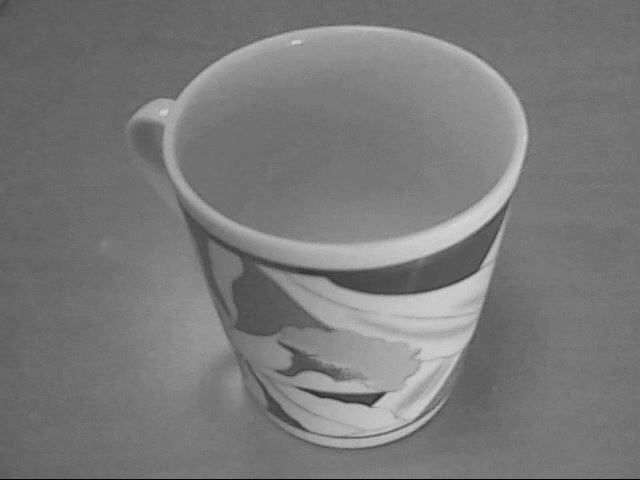
#> input picture cup.bmp, 640 x 480 px; its folder holds only this picture in this run
$ python -i filters.py   (imports and definitions only)   (older library calls are emulated)
#> lines starting #> are read from the running program, lines starting #| are printed output that depends on the picture
#> further down, picture is the input picture: shape (480, 640, 3); min 4, max 212, mean 121.2
__author__ = 'User'
import cv2
import numpy
import utils


# [30 lines left out: functions recolor_rc, recolor_rgv, recolor_cmv, not called in this run]


class VFuncFilter(object):
    """A filter that applies a function to V (or all of BGR)."""
    def __init___(self, v_func=None, d_type=numpy.uint8):
        length = numpy.iinfo(d_type).max + 1
        self._vLookupArray = utils.createdLookupArray(v_func, length)

    # [5 lines left out: function apply, not called in this run]


class VCurveFilter(VFuncFilter):
    """A filter that applies a curve to V (or all of BGR)."""
    def __init__(self, v_points, d_type=numpy.uint8):
        VFuncFilter.__init__(self, utils.createCurveFUnc(v_points), d_type)


class BGRFuncFilter(object):
    """A filter that applies different functions to each of BGR."""
    # [17 lines left out: functions __init__, apply, not called in this run]


class BGRCurveFilter(BGRFuncFilter):
    """A filter that applies different curves to each of BGR."""
    # [7 lines left out: function __init__, not called in this run]


class BGRPortraCurveFilter(BGRCurveFilter):
    """A filter that applies Portra-like curves to BGR."""
    # [7 lines left out: function __init__, not called in this run]


class BGRProviaCurveFilter(BGRCurveFilter):
    """A filter that applies Provia-like curves to BGR."""
    # [7 lines left out: function __init__, not called in this run]


class BGRFujiCurveFilter(BGRCurveFilter):
    """A filter that applies Velvia-like curves to BGR."""
    # [8 lines left out: function __init__, not called in this run]

class BGRCrossProcessCurveFilter(BGRCurveFilter):
    """A filter that applies cross-process-like curves to BGR."""
    # [7 lines left out: function __init__, not called in this run]


def stroke_edges(src, dst, blur_k_size=7, edge_k_size=5):
#> called with dst = 'out.png', blur_k_size = 7, edge_k_size = 5
    if blur_k_size >= 3:
        blurred_src = cv2.medianBlur(src, blur_k_size)
        gray_src = cv2.cvtColor(blurred_src, cv2.COLOR_BGR2GRAY)
    else:
        gray_src = cv2.cvtColor(src, cv2.COLOR_BGR2GRAY)
    cv2.Laplacian(gray_src, cv2.CV_8U, gray_src, ksize=edge_k_size)
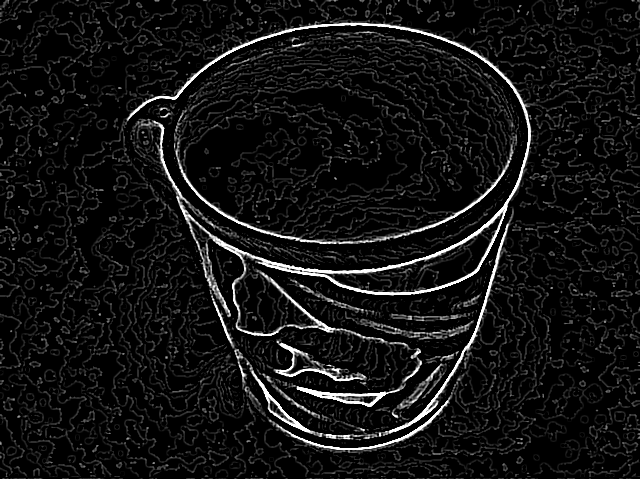
#> gray_src: shape (480, 640); min 0, max 255, mean 19.4
    normalized_inverse_alpha = (1.0 / 255) * (255 - gray_src)
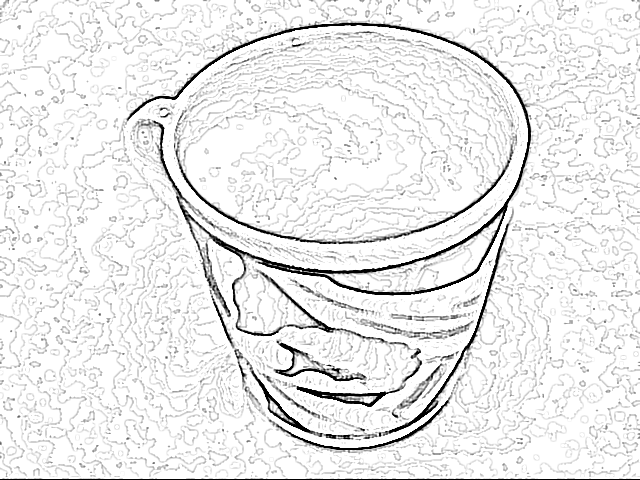
#> normalized_inverse_alpha: shape (480, 640) float64; min 0, max 1, mean 0.924
    channels = cv2.split(src)
    for channel in channels:
        channel[:] = channel * normalized_inverse_alpha
#> this loop made 3 passes
#> (the run stopped early here; a loop or call above may not have finished)
